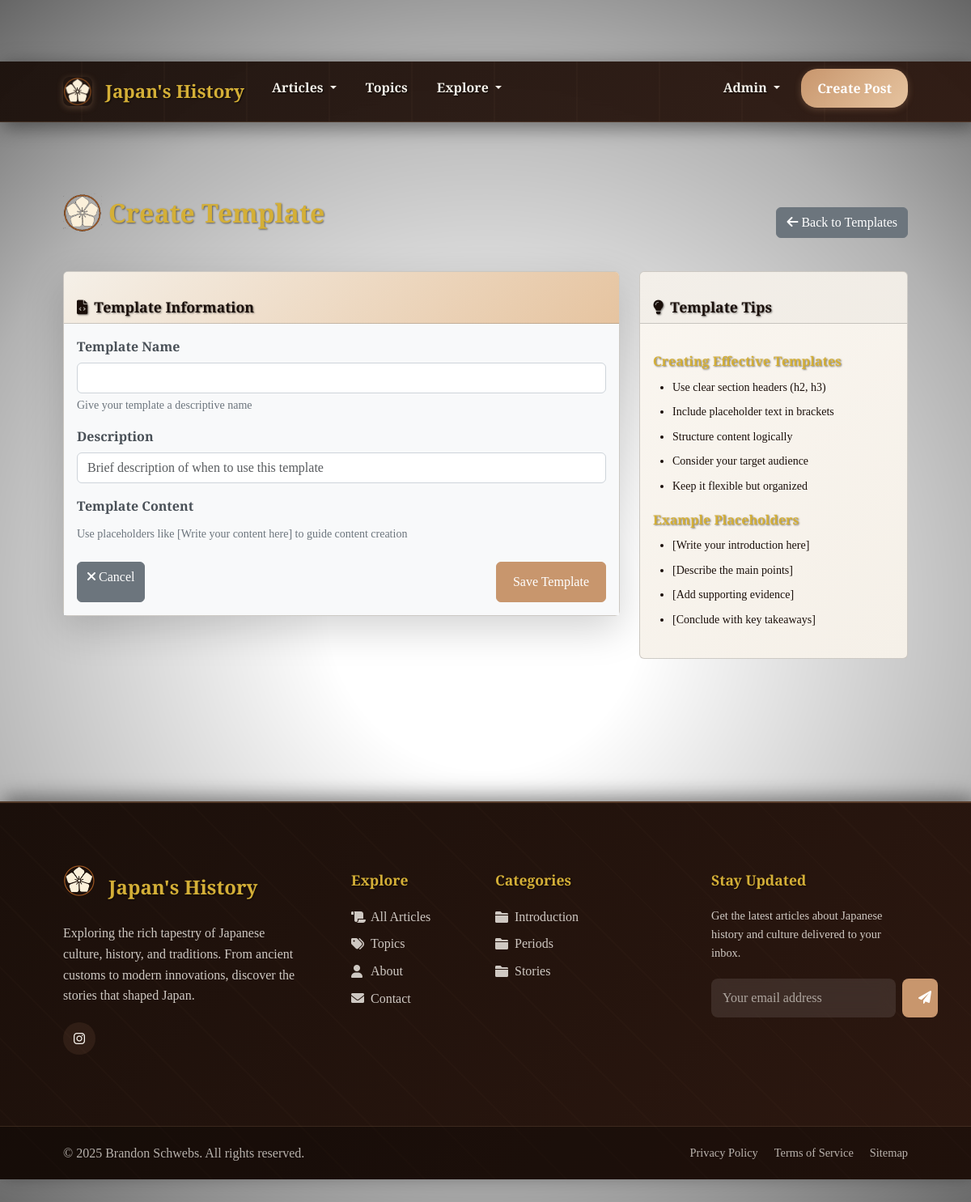
Page /admin/templates/create (signed in) on the committed database.
### tables this page shows
CREATE TABLE social_links (
                id INTEGER PRIMARY KEY AUTOINCREMENT,
                name TEXT NOT NULL,
                url TEXT NOT NULL,
                icon_class TEXT NOT NULL,
                display_order INTEGER DEFAULT 0,
                is_active BOOLEAN DEFAULT 1,
                created_at TIMESTAMP DEFAULT CURRENT_TIMESTAMP,
                updated_at TIMESTAMP DEFAULT CURRENT_TIMESTAMP
            );

CREATE TABLE categories (
                id INTEGER PRIMARY KEY AUTOINCREMENT,
                name TEXT UNIQUE NOT NULL,
                slug TEXT UNIQUE NOT NULL,
                description TEXT,
                created_at TIMESTAMP DEFAULT CURRENT_TIMESTAMP
            );

### routes/admin.py (the view, shortened to what this page needs)
@admin.route('/admin/templates/create', methods=['GET', 'POST'])
@admin_required
def admin_create_template():
    form = PostTemplateForm()
    return render_template('admin/template_form.html', form=form, title='Create Template')

### forms.py
class PostTemplateForm(FlaskForm):
    name = StringField('Template Name', validators=[DataRequired(), Length(min=2, max=100)])
    description = StringField('Description', validators=[Optional(), Length(max=200)])
    content_template = RichTextAreaField('Template Content', validators=[DataRequired()])
    submit = SubmitField('Save Template')

class SearchForm(FlaskForm):
    query = StringField('Search', validators=[Length(max=200)], render_kw={"placeholder": "Search posts..."})
    submit = SubmitField('Search')

### models.py (called while the page is built)
def get_db():
    db = getattr(g, '_database', None)
    if db is None:
        db = g._database = sqlite3.connect(current_app.config['DATABASE'])
        db.row_factory = sqlite3.Row
    return db

    @staticmethod
    def get_introduction_post():
        db = get_db()
        return db.execute('''
            SELECT p.* FROM posts p
            JOIN categories c ON p.category_id = c.id
            WHERE c.slug = 'introduction'
            LIMIT 1
        ''').fetchone()

    @staticmethod
    def get_all_categories():
        db = get_db()
        return db.execute('''
            SELECT c.*, COUNT(p.id) as post_count
            FROM categories c
            LEFT JOIN posts p ON c.id = p.category_id
            GROUP BY c.id
            ORDER BY c.name
        ''').fetchall()

    @staticmethod
    def get_active_social_links():
        db = get_db()
        return db.execute('''
            SELECT * FROM social_links
            WHERE is_active = 1
            ORDER BY display_order ASC, name ASC
        ''').fetchall()

### routes/main.py (called while the page is built)
@main.app_context_processor
def inject_template_vars():
    all_categories = CategoryModel.get_all_categories()
    categories_with_articles = [cat for cat in all_categories if cat['post_count'] > 0]
    introduction_post = PostModel.get_introduction_post()
    social_links = SocialLinksModel.get_active_social_links()
    return {
        'is_admin_logged_in': is_admin_logged_in(),
        'categories': categories_with_articles,
        'navbar_introduction_post': introduction_post,
        'social_links': social_links
    }

### routes/search.py (called while the page is built)
@search.app_context_processor
def inject_search_form():
    return {'search_form': SearchForm(), 'is_admin_logged_in': is_admin_logged_in()}

### utils.py (called while the page is built)
def is_admin_logged_in():
    return session.get('admin_logged_in', False)

### templates/admin/template_form.html (shortened to what this page needs)
{% extends "base.html" %}
{% block content %}
<div class="d-flex justify-content-between align-items-center mb-4">
    <h1 class="d-flex align-items-center" style="font-size: 2rem;">
        <img src="{{ url_for('static', filename='img/Japanese History Blog Logo - Styled.png') }}" alt="Japan's History Logo" class="me-2" style="height: 48px; width: 48px;">
        {{ title }}
    </h1>
    <a href="{{ url_for('admin.admin_templates') }}" class="btn btn-secondary">
        <i class="fas fa-arrow-left me-1"></i>Back to Templates
    </a>
</div>
<div class="row">
    <div class="col-lg-8">
        <div class="card shadow-lg">
            <div class="card-header bg-primary text-white">
                <h5 class="mb-0">
                    <i class="fas fa-file-code me-2"></i>Template Information
                </h5>
            </div>
            <div class="card-body bg-light" style="background-color: #f8f9fa !important;">
                <form method="POST">
                    <div class="mb-3">
                        {{ form.name.label(class="form-label") }}
                        {{ form.name(class="form-control") }}
                        <div class="form-text">Give your template a descriptive name</div>
                    </div>
                    <div class="mb-3">
                        {{ form.description.label(class="form-label") }}
                        {{ form.description(class="form-control", placeholder="Brief description of when to use this template") }}
                    </div>
                    <div class="mb-4">
                        {{ form.content_template.label(class="form-label") }}
                        <div class="form-text">Use placeholders like [Write your content here] to guide content creation</div>
                    </div>
                    <div class="d-flex justify-content-between">
                        <a href="{{ url_for('admin.admin_templates') }}" class="btn btn-secondary">
                            <i class="fas fa-times me-1"></i>Cancel
                        </a>
                        {{ form.submit(class="btn btn-primary") }}
                    </div>
                </form>
            </div>
        </div>
    </div>
    <div class="col-lg-4">
        <div class="card">
            <div class="card-header">
                <h5 class="mb-0">
                    <i class="fas fa-lightbulb me-2"></i>Template Tips
                </h5>
            </div>
            <div class="card-body">
                <h6>Creating Effective Templates</h6>
                <ul class="small">
                    <li>Use clear section headers (h2, h3)</li>
                    <li>Include placeholder text in brackets</li>
                    <li>Structure content logically</li>
                    <li>Consider your target audience</li>
                    <li>Keep it flexible but organized</li>
                </ul>
                <h6 class="mt-3">Example Placeholders</h6>
                <ul class="small">
                    <li>[Write your introduction here]</li>
                    <li>[Describe the main points]</li>
                    <li>[Add supporting evidence]</li>
                    <li>[Conclude with key takeaways]</li>
                </ul>
            </div>
        </div>
    </div>
</div>
{% endblock %}

### templates/base.html (shortened to what this page needs)
<!DOCTYPE html>
<html lang="en">
<head>
    <link href="https://cdn.jsdelivr.net/npm/bootstrap@5.3.0/dist/css/bootstrap.min.css" rel="stylesheet">
    <link href="https://cdnjs.cloudflare.com/ajax/libs/font-awesome/6.0.0/css/all.min.css" rel="stylesheet">
    <link href="{{ url_for('static', filename='css/style.css') }}" rel="stylesheet">
</head>
<body>
    <nav class="navbar navbar-expand-lg fixed-top navbar-enhanced">
        <div class="container">
            <a class="navbar-brand navbar-brand-enhanced d-flex align-items-center" href="{{ url_for('main.index') }}">
                <img src="{{ url_for('static', filename='img/Japanese History Blog Logo - Styled.png') }}"
                     alt="Japan's History Logo" class="navbar-logo-enhanced me-3">
                Japan's History
            </a>
            <div class="collapse navbar-collapse" id="navbarNav">
                <ul class="navbar-nav me-auto">
                    <li class="nav-item dropdown">
                        <a class="nav-link nav-link-enhanced dropdown-toggle" href="{{ url_for('main.articles') }}"
                           role="button" data-bs-toggle="dropdown" aria-expanded="false">
                            Articles
                        </a>
                    </li>
                    <li class="nav-item">
                        <a class="nav-link nav-link-enhanced" href="{{ url_for('search.all_tags') }}">
                            Topics
                        </a>
                    </li>
                    <li class="nav-item dropdown">
                        <a class="nav-link nav-link-enhanced dropdown-toggle" href="#"
                           role="button" data-bs-toggle="dropdown" aria-expanded="false">
                            Explore
                        </a>
                    </li>
                </ul>
                <ul class="navbar-nav">
                    {% if is_admin_logged_in %}
                    <li class="nav-item dropdown d-flex align-items-center">
                        <a class="nav-link nav-link-enhanced dropdown-toggle" href="#"
                           role="button" data-bs-toggle="dropdown">
                            Admin
                        </a>
                    </li>
                    {% endif %}
                    {% if is_admin_logged_in %}
                    <li class="nav-item d-flex align-items-center">
                        <a class="nav-cta-btn" href="{{ url_for('posts.create_post') }}">
                            Create Post
                        </a>
                    </li>
                    {% else %}
                    <li class="nav-item">
                        <a class="nav-link nav-link-enhanced" href="{{ url_for('auth.admin_login') }}">
                            Admin
                        </a>
                    </li>
                    {% endif %}
                </ul>
            </div>
        </div>
    </nav>
    <main class="content-section">
        <div class="container mt-4">
            {% block content %}{% endblock %}
        </div>
    </main>
    <footer class="footer-enhanced">
        <div class="footer-main">
            <div class="container">
                <div class="row">
                    <div class="col-lg-4 col-md-6 mb-4">
                        <div class="footer-brand">
                            <div class="d-flex align-items-center mb-3">
                                <img src="{{ url_for('static', filename='img/Japanese History Blog Logo - Styled.png') }}"
                                     alt="Japan's History Logo" class="me-3" style="height: 40px; width: 40px; border-radius: 8px;">
                                <h4>Japan's History</h4>
                            </div>
                            <p>Exploring the rich tapestry of Japanese culture, history, and traditions. From ancient customs to modern innovations, discover the stories that shaped Japan.</p>
                            {% if social_links %}
                            <div class="footer-social">
                                {% for link in social_links %}
                                <a href="{{ link.url }}" class="social-link" title="{{ link.name }}" target="_blank" rel="noopener noreferrer">
                                    <i class="{{ link.icon_class }}"></i>
                                </a>
                                {% endfor %}
                            </div>
                            {% endif %}
                        </div>
                    </div>
                    <div class="col-lg-2 col-md-6 mb-4">
                        <div class="footer-links">
                            <h5>Explore</h5>
                            <ul>
                                <li><a href="{{ url_for('main.articles') }}">
                                    <i class="fas fa-scroll"></i>All Articles
                                </a></li>
                                <li><a href="{{ url_for('search.all_tags') }}">
                                    <i class="fas fa-tags"></i>Topics
                                </a></li>
                                <li><a href="{{ url_for('main.about') }}">
                                    <i class="fas fa-user"></i>About
                                </a></li>
                                <li><a href="{{ url_for('main.contact') }}">
                                    <i class="fas fa-envelope"></i>Contact
                                </a></li>
                            </ul>
                        </div>
                    </div>
                    <div class="col-lg-3 col-md-6 mb-4">
                        <div class="footer-links">
                            <h5>Categories</h5>
                            <ul>
                                {% for category in categories[:5] %}
                                <li><a href="{{ url_for('main.articles_by_category', category_slug=category.slug) }}">
                                    <i class="fas fa-folder"></i>{{ category.name }}
                                </a></li>
                                {% endfor %}
                            </ul>
                        </div>
                    </div>
                    <div class="col-lg-3 col-md-6 mb-4">
                        <div class="footer-links">
                            <h5>Stay Updated</h5>
                            <p style="color: var(--text-warm); opacity: 0.8; font-size: 0.9rem;">
                                Get the latest articles about Japanese history and culture delivered to your inbox.
                            </p>
                            <form class="newsletter-form">
                                <input type="email" class="newsletter-input" placeholder="Your email address" required>
                                <button type="submit" class="newsletter-btn">
                                    <i class="fas fa-paper-plane"></i>
                                </button>
                            </form>
                        </div>
                    </div>
                </div>
            </div>
        </div>
        <div class="footer-bottom">
            <div class="container">
                <div class="footer-bottom-content">
                    <p class="footer-copyright">
                        &copy; 2025 Brandon Schwebs. All rights reserved.
                    </p>
                    <div class="footer-legal">
                        <a href="#">Privacy Policy</a>
                        <a href="#">Terms of Service</a>
                        <a href="#">Sitemap</a>
                    </div>
                </div>
            </div>
        </div>
    </footer>
    <link href="https://cdn.quilljs.com/1.3.7/quill.snow.css" rel="stylesheet">
</body>
</html>

### templates/base.html (style rules this page uses)
.card-body.bg-light { color: #212529 !important; }
.card-body.bg-light .form-label { color: #495057 !important; font-weight: 600; }
.card-body.bg-light .form-text { color: #6c757d !important; }
.card-body.bg-light .form-control { background-color: #ffffff !important; border: 1px solid #ced4da !important; color: #495057 !important; }

### rows in the picture
categories: name "Introduction"
categories: name "Periods"
categories: name "Stories"

### other values in the picture
{{ title }} "Create Template"
